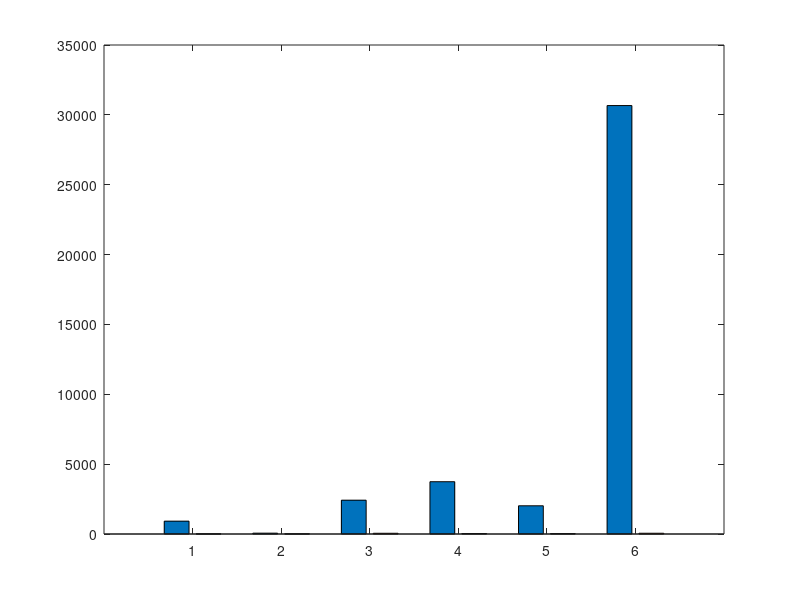

Recreate this plot in MATLAB. (Note: this script raises an error after producing the figure.)
function generate_predict_bypass_summary_figures()
% GENERATE_PREDICT_BYPASS_SUMMARY_FIGURES  Produce summary figures for
% the full predict()-bypass diagnostic series (MLP-residual, GP, SW-MLP,
% PINN-v2, TCN, LSTM), analogous in style to the original project's
% Fig1_S3_SpeedTracking.png / Fig5_S3_MetricsSummary.png convention.
%
%   generate_predict_bypass_summary_figures()
%
%   DATA SOURCE
%     The summary numbers below are transcribed directly from the
%     confirmed MATLAB console output of each test script
%     (test_residual_manual_closed_loop.m, test_gp_residual_manual_
%     closed_loop.m [N_sub=50 run], test_swmlp_pinn_manual_closed_
%     loop.m, test_tcn_manual_closed_loop.m [vectorized run],
%     test_lstm_manual_closed_loop.m), NOT re-derived or estimated.
%     If any test is re-run with different settings, update the
%     corresponding row below before regenerating these figures.
%
%   OUTPUT
%     Fig1_PredictBypass_CPUComparison.png   grouped bar, log scale,
%       mean CPU/step, predict() vs manual, all 6 rows + Baseline ref
%     Fig2_PredictBypass_Speedup.png         speedup factor bar chart
%       (log scale), one bar per architecture
%     Fig3_PredictBypass_Overruns.png        overruns/600 (or /5 for
%       LSTM predict) before vs after, grouped bar
%     stage3_predict_bypass_summary.mat      the data table itself,
%       for reuse/reproducibility

fprintf('==========================================================\n');
fprintf('  Generating predict()-bypass summary figures\n');
fprintf('==========================================================\n\n');

% ── Data table (transcribed from confirmed console outputs, POST initial-
%    condition bug fix -- see docs/experiment_log.md, 2026-07-30 entry) ────
names       = {'MLP-residual', 'GP (N_{sub}=50)', 'SW-MLP', 'PINN-v2', 'TCN', 'LSTM'};
mean_predict = [ 919.59,  59.70, 2420.35, 3743.20, 2020.23,  30665.75];
mean_manual  = [   8.71,   9.94,   51.56,   33.77,   30.54,     53.46];
overruns_predict = [600, 18, 600, 600, 600,   5];
overruns_manual  = [  0,   0,   47,   1,   4,     1];
n_steps_predict  = [600, 600, 600, 600, 600,   5];   % LSTM predict tested on only 5 steps
n_steps_manual   = [600, 600, 600, 600, 600, 600];
baseline_ms = 9;   % representative Baseline/Nominal-only mean CPU (~8-21ms across corrected tests)

speedup = mean_predict ./ mean_manual;

fprintf('%-16s %14s %14s %10s\n', 'Architecture', 'predict (ms)', 'manual (ms)', 'Speedup');
for i = 1:numel(names)
    fprintf('%-16s %14.1f %14.1f %9.1fx\n', names{i}, mean_predict(i), mean_manual(i), speedup(i));
end
fprintf('\n');

save('stage3_predict_bypass_summary.mat', 'names', 'mean_predict', 'mean_manual', ...
     'overruns_predict', 'overruns_manual', 'n_steps_predict', 'n_steps_manual', 'baseline_ms');

fig_dir = fullfile(pwd, 'figures');
if ~isfolder(fig_dir)
    mkdir(fig_dir);
end
FMT = '-dpng'; RES = '-r150';

% ── Fig 1: CPU comparison, grouped bar, log scale ───────────────────────────
f1 = figure('Color','w','Position',[40 40 1000 480]);
data_cpu = [mean_predict; mean_manual]';
b = bar(data_cpu, 'grouped');
b(1).FaceColor = [0.85 0.33 0.10];   % predict() -- orange/red
b(2).FaceColor = [0.13 0.55 0.13];   % manual -- green
set(gca, 'YScale', 'log', 'XTickLabel', names, 'XTickLabelRotation', 20, 'FontSize', 10);
ylabel('Mean CPU per step (ms, log scale)', 'FontSize', 11);
title('predict() vs Manual Forward Pass — Mean CPU Cost per Control Step', ...
      'FontSize', 12, 'FontWeight', 'bold');
legend({'predict()', 'Manual (no predict())'}, 'Location', 'northoutside', ...
       'Orientation', 'horizontal', 'FontSize', 10);
yline(baseline_ms, 'k--', 'Baseline (Nominal-only) reference', ...
      'FontSize', 9, 'LabelHorizontalAlignment', 'left');
yline(100, 'r:', 'T_s = 100ms budget', 'FontSize', 9, 'LabelHorizontalAlignment', 'right');
grid on;
print(f1, fullfile(fig_dir, 'Fig1_PredictBypass_CPUComparison'), FMT, RES);
fprintf('Saved %s\n', fullfile('figures', 'Fig1_PredictBypass_CPUComparison.png'));

% ── Fig 2: Speedup factor ────────────────────────────────────────────────────
f2 = figure('Color','w','Position',[40 40 900 440]);
b2 = bar(speedup, 'FaceColor', 'flat');
colors = [0.30 0.45 0.69; 0.30 0.45 0.69; 0.30 0.45 0.69; ...
          0.30 0.45 0.69; 0.30 0.45 0.69; 0.55 0.15 0.60];  % highlight LSTM
for i = 1:numel(names), b2.CData(i,:) = colors(i,:); end
set(gca, 'YScale', 'log', 'XTickLabel', names, 'XTickLabelRotation', 20, 'FontSize', 10);
ylabel('Speedup factor (predict() / manual, log scale)', 'FontSize', 11);
title('Speedup from Bypassing predict()', 'FontSize', 12, 'FontWeight', 'bold');
grid on;
for i = 1:numel(names)
    text(i, speedup(i)*1.3, sprintf('%.0fx', speedup(i)), ...
         'HorizontalAlignment', 'center', 'FontSize', 9, 'FontWeight', 'bold');
end
print(f2, fullfile(fig_dir, 'Fig2_PredictBypass_Speedup'), FMT, RES);
fprintf('Saved %s\n', fullfile('figures', 'Fig2_PredictBypass_Speedup.png'));

% ── Fig 3: Overrun rate before/after (normalized to %) ──────────────────────
f3 = figure('Color','w','Position',[40 40 1000 460]);
pct_predict = 100 * overruns_predict ./ n_steps_predict;
pct_manual  = 100 * overruns_manual  ./ n_steps_manual;
data_overrun = [pct_predict; pct_manual]';
b3 = bar(data_overrun, 'grouped');
b3(1).FaceColor = [0.85 0.33 0.10];
b3(2).FaceColor = [0.13 0.55 0.13];
set(gca, 'XTickLabel', names, 'XTickLabelRotation', 20, 'FontSize', 10);
ylabel('Steps exceeding T_s = 100ms budget (%)', 'FontSize', 11);
title('Real-Time Budget Overruns — predict() vs Manual', ...
      'FontSize', 12, 'FontWeight', 'bold');
legend({'predict()', 'Manual (no predict())'}, 'Location', 'northoutside', ...
       'Orientation', 'horizontal', 'FontSize', 10);
ylim([0 105]);
grid on;
for i = 1:numel(names)
    if n_steps_predict(i) < 600
        text(i-0.15, pct_predict(i)+3, sprintf('(n=%d)', n_steps_predict(i)), ...
             'FontSize', 7, 'HorizontalAlignment', 'center');
    end
end
print(f3, fullfile(fig_dir, 'Fig3_PredictBypass_Overruns'), FMT, RES);
fprintf('Saved %s\n', fullfile('figures', 'Fig3_PredictBypass_Overruns.png'));

fprintf('\nAll figures saved to %s\n', fig_dir);
fprintf(['NOTE: LSTM (predict) values are based on only 5 steps (prohibitively\n' ...
         'slow at ~%.0fs/step). After fixing the initial-condition bug (see\n' ...
         'docs/experiment_log.md, 2026-07-30 entry), LSTM (manual) now shows\n' ...
         'only 1/600 overruns -- close to the other architectures'' near-zero\n' ...
         'rate, not the persistent 600/600 seen before the fix. The residual\n' ...
         'sequential-recurrence cost (LSTM manual ~52ms/step vs ~10-30ms/step\n' ...
         'for the single-pass architectures) remains real, but no longer\n' ...
         'manifests as systematic real-time-budget violation at this Ts.\n'], ...
         mean_predict(end)/1000);

end
